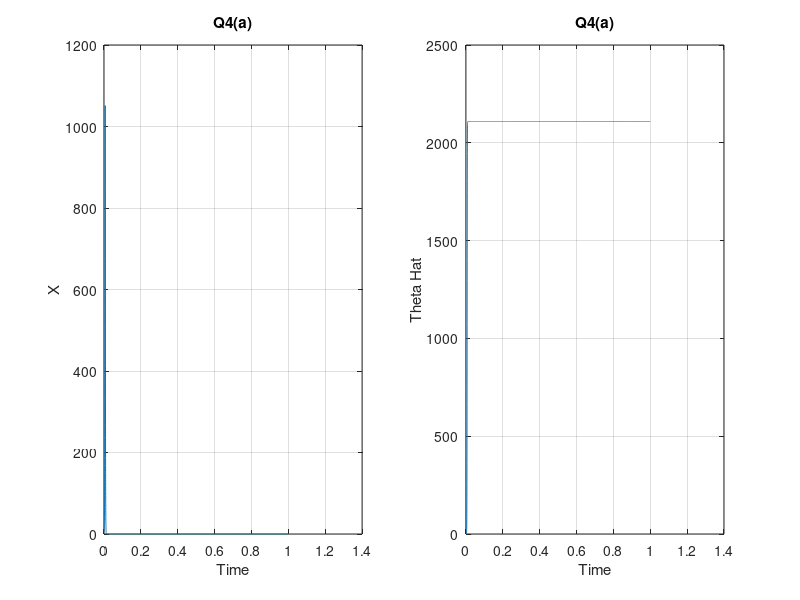

MATLAB code for this plot:
% adaptive controls ECE517
% HW1 Q4 a
theta=1000;
dt=0.0001;
tf=1;
iter=(tf/dt)+1;
d=0;

state=zeros(1,iter);
theta_hat=zeros(1,iter);

state(1)=5;
u_val=zeros(1,iter);


for index=1:(iter-1)

    theta_hat(index+1)=theta_hat(index)+dt*state(index)*state(index);
    u=-(theta_hat(index)+1)*state(index);
    state(index+1)=state(index)+dt*(theta*state(index)+u+d);
    u_val(index)=u;
end
state(end)
subplot(1,2,1)
plot((1:iter)*dt,state)
xlabel('Time')
ylabel('X')
grid on
title('Q4(a)')

subplot(1,2,2)
plot((1:iter)*dt,theta_hat)
xlabel('Time')
ylabel('Theta Hat')
grid on
title('Q4(a)')
%plot((1:iter)*dt,theta_hat)
%plot((1:iter)*dt,u_val)